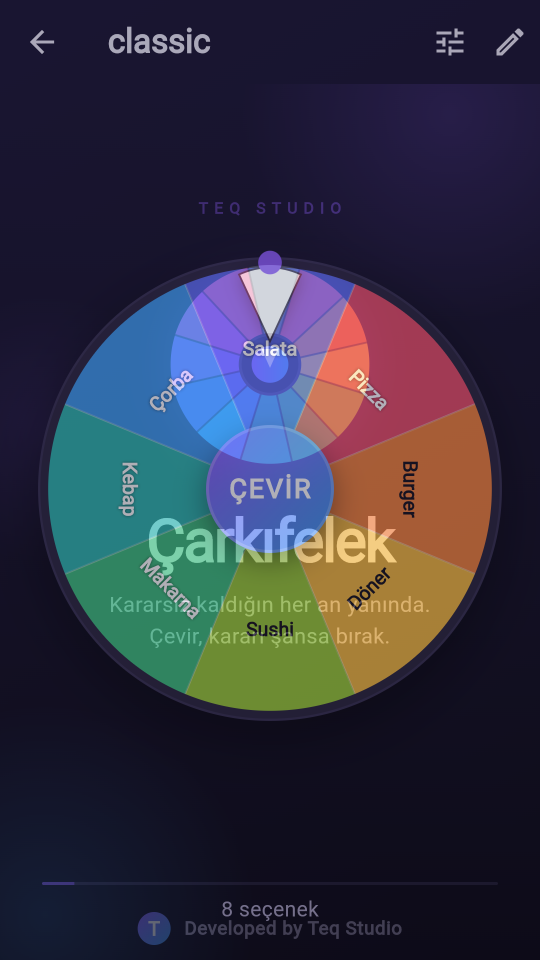
#> input picture store/styles/1-classic.png, 1080 x 1920 px, found by its file name (shown at 1/2 size); its folder holds 4 pictures in this run
$ python diff_styles.py
#> lines starting #> are read from the running program, lines starting #| are printed output that depends on the picture
"""Gorunumlerin birbirinden gercekten farkli oldugunu olcer."""
import itertools
import os

from PIL import Image, ImageChops, ImageStat

SRC = r"C:\dev\projeler\carkifelek\store\styles"
dosyalar = sorted(
    [f for f in os.listdir(SRC) if f.endswith(".png")],
    key=lambda f: int(f.split("-")[0]),
)

# Cark bolgesine kirp, kucult (hizli karsilastirma)
kesitler = {}
for ad in dosyalar:
    im = Image.open(os.path.join(SRC, ad)).convert("L")
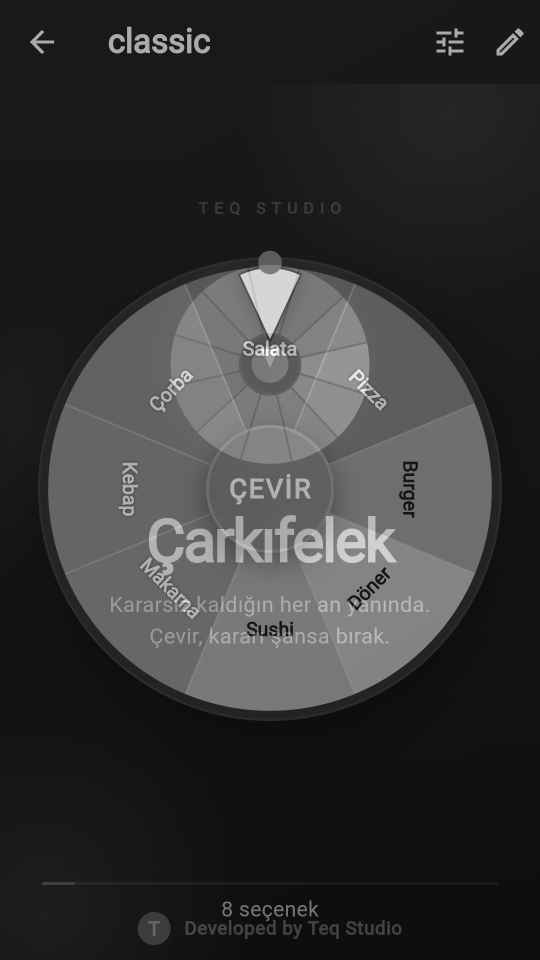
#> im: PIL image 1080x1920 L (shown at 1/2 size); min 13, max 251, mean 51.4
    w, h = im.size
#> w = 1080; h = 1920
    kesitler[ad.split("-", 1)[1].replace(".png", "")] = im.crop(
        (int(w * 0.15), int(h * 0.20), int(w * 0.85), int(h * 0.62))
    ).resize((120, 120))
#> pass 2 of the loop `for ad in dosyalar:`:
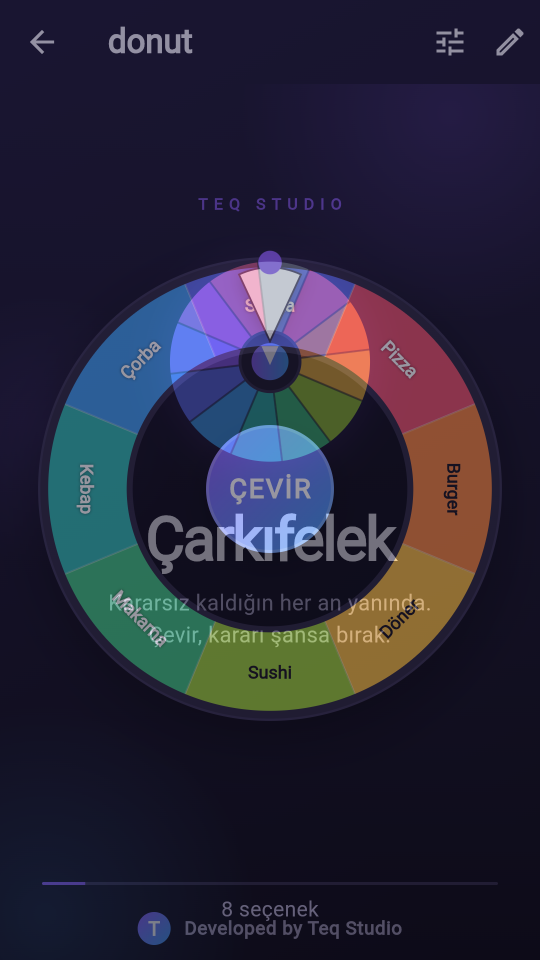
#> input picture store/styles/2-donut.png, 1080 x 1920 px, found by its file name (shown at 1/2 size)
#> `im = Image.open(os.path.join(SRC, ad)).convert("L")`:
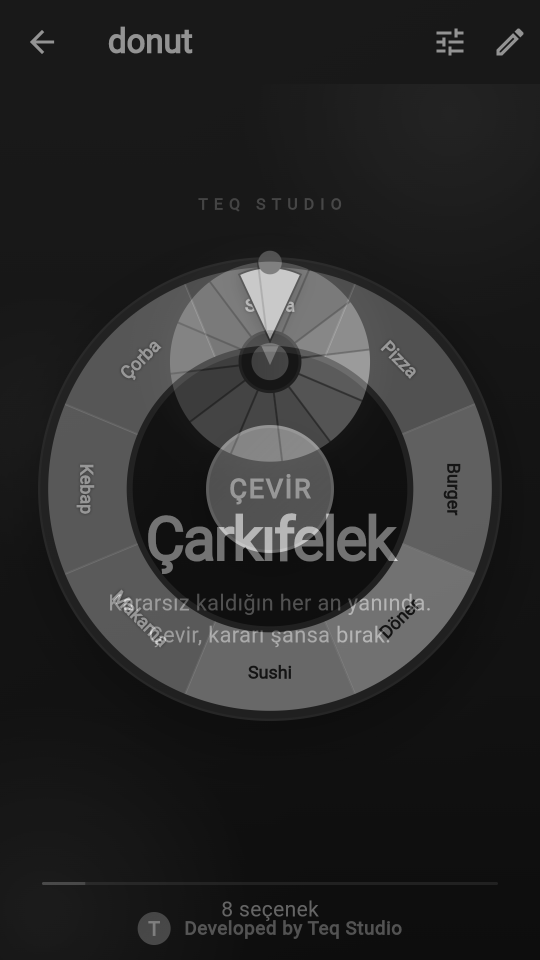
#> im: PIL image 1080x1920 L (shown at 1/2 size); min 13, max 217, mean 40.8
#> pass 3 of the loop `for ad in dosyalar:`:
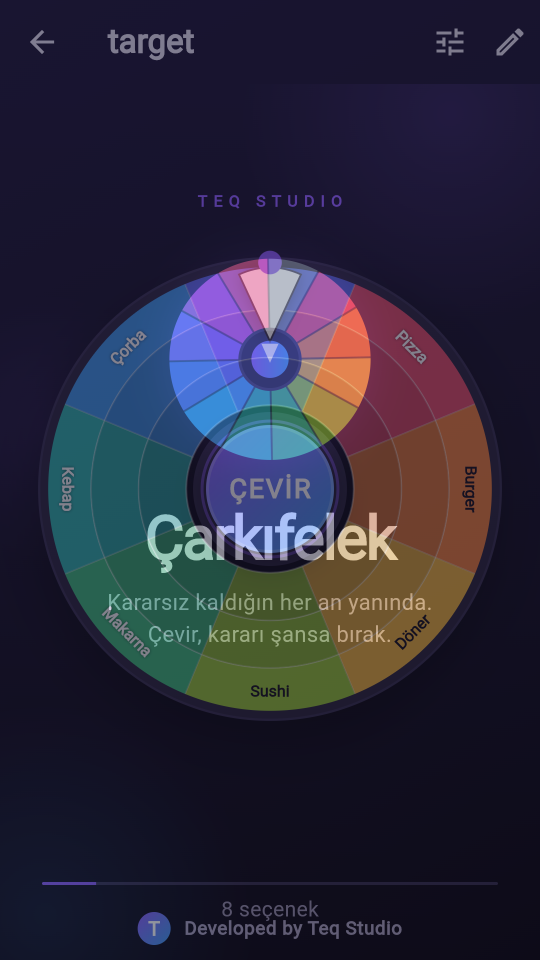
#> input picture store/styles/3-target.png, 1080 x 1920 px, found by its file name (shown at 1/2 size)
#> `im = Image.open(os.path.join(SRC, ad)).convert("L")`:
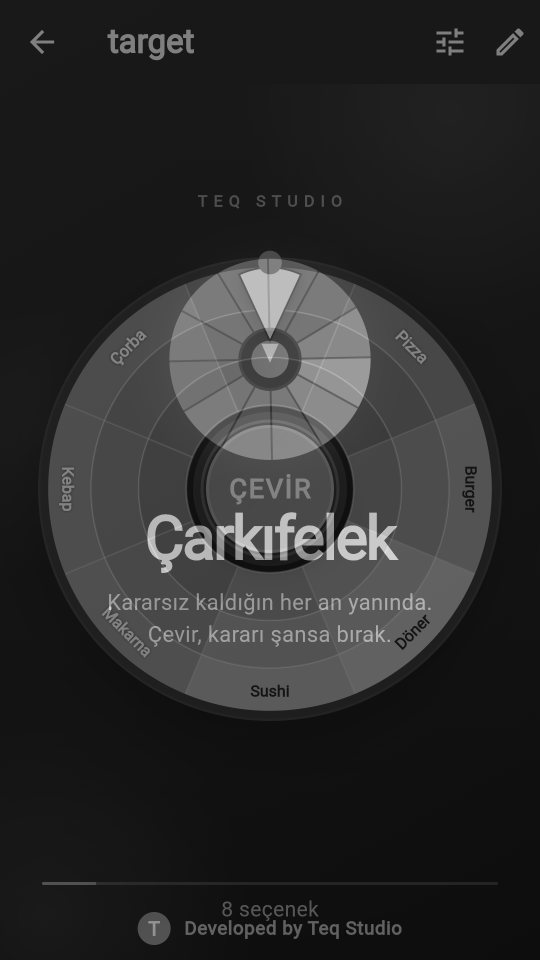
#> im: PIL image 1080x1920 L (shown at 1/2 size); min 13, max 230, mean 43.1
#> the loop made 4 passes; the first 3 are shown

print("ikili ortalama fark (dusuk = benzer):")
en_kucuk = None
for a, b in itertools.combinations(kesitler, 2):
    d = ImageStat.Stat(ImageChops.difference(kesitler[a], kesitler[b])).mean[0]
    if en_kucuk is None or d < en_kucuk[0]:
        en_kucuk = (d, a, b)
    if d < 12:
        print("  !! COK BENZER: %-10s / %-10s  fark=%.1f" % (a, b, d))
#> this loop made 6 passes
#> (a, b, d, en_kucuk) on passes 1, 2, 4, 5: ('classic', 'donut', 30.08, (30.08, 'classic', 'donut')), ('classic', 'target', 21.52, (21.52, 'classic', 'target')), ('donut', 'target', 20.47, (20.47, 'donut', 'target')), ('donut', 'needle', 10.41, (10.41, 'donut', 'needle'))
#> (a, b, d) on passes 3, 6: ('classic', 'needle', 34.94), ('target', 'needle', 20.39)
#|   !! COK BENZER: donut      / needle      fark=10.4

print("\nen dusuk fark: %.1f  (%s vs %s)" % en_kucuk)
#| en dusuk fark: 10.4  (donut vs needle)
print("toplam karsilastirma: %d" % len(list(itertools.combinations(kesitler, 2))))
#| toplam karsilastirma: 6
